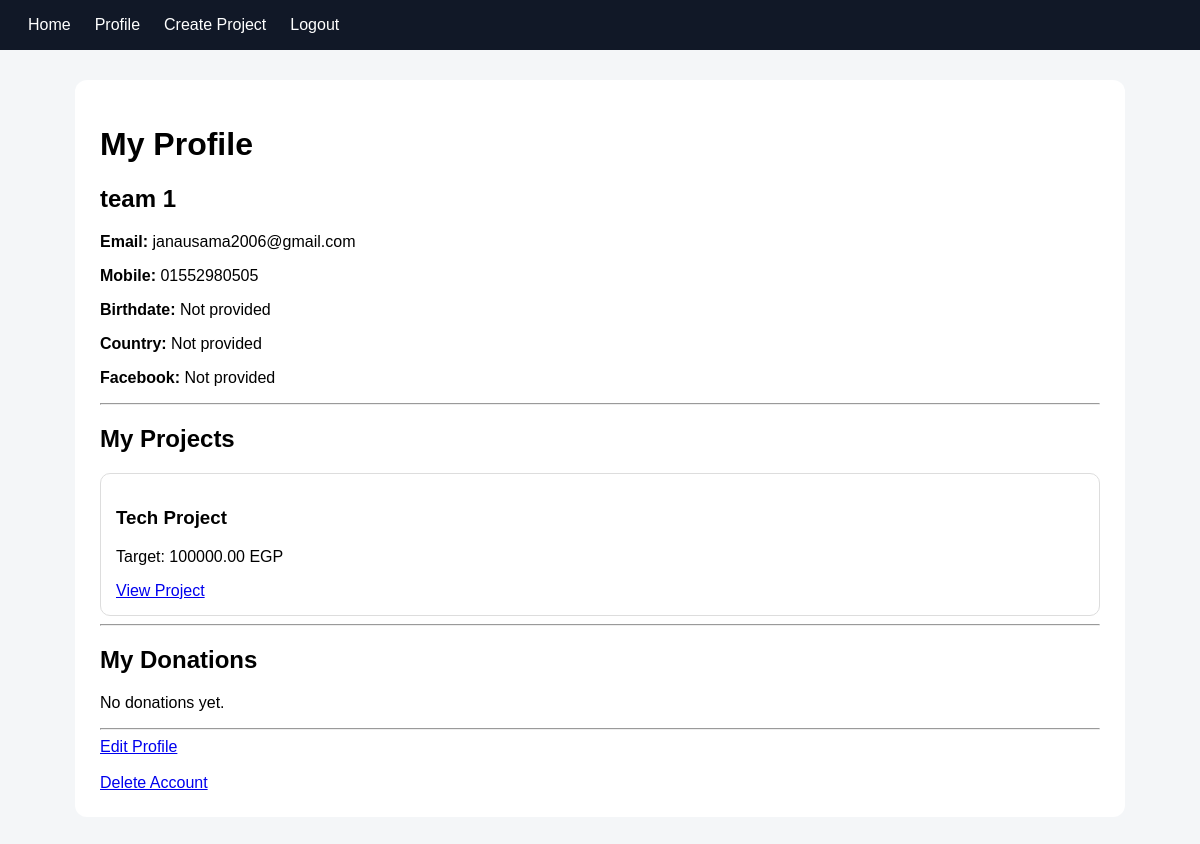
The page /profile/ (signed in) on the database as committed earlier.
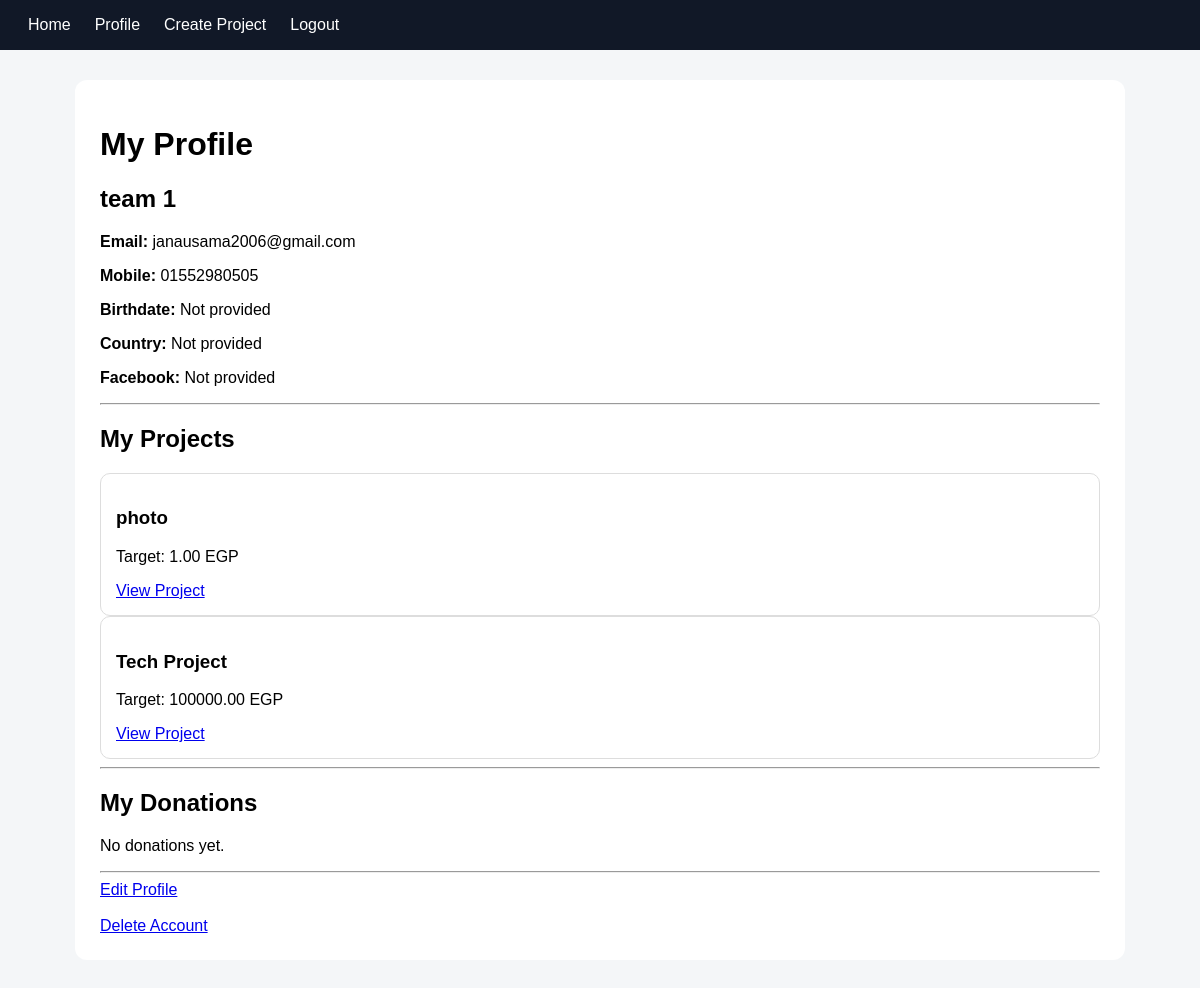
The same page on the database as committed later.
### projects/models.py (models this page shows, shortened)
class Project(models.Model):
 creator=models.ForeignKey(settings.AUTH_USER_MODEL,on_delete=models.CASCADE,related_name='projects')
 title=models.CharField(max_length=200); details=models.TextField(); category=models.ForeignKey(Category,on_delete=models.PROTECT,related_name='projects')
 target=models.DecimalField(max_digits=12,decimal_places=2,validators=[MinValueValidator(1)]); start_time=models.DateTimeField(); end_time=models.DateTimeField(); tags=models.ManyToManyField(Tag,blank=True); featured=models.BooleanField(default=False); cancelled=models.BooleanField(default=False); created_at=models.DateTimeField(auto_now_add=True)

### accounts/views.py (the view)
# urls.py: path("profile/", views.profile_view, name="profile"),
@login_required
def profile_view(request):
    my_projects = (
        request.user.projects
        .all()
        .order_by("-created_at")
    )
    my_donations = (
        Donation.objects
        .filter(user=request.user)
        .select_related("project")
        .order_by("-created_at")
    )
    return render(
        request,
        "accounts/profile.html",
        {
            "user_obj": request.user,
            "my_projects": my_projects,
            "my_donations": my_donations,
        }
    )

### templates/accounts/profile.html (shortened to what this page needs)
{% extends "base.html" %}
{% block content %}
<h1>My Profile</h1>
<h2>{{ user_obj.first_name }} {{ user_obj.last_name }}</h2>
<p><strong>Email:</strong> {{ user_obj.email }}</p>
<p><strong>Mobile:</strong> {{ user_obj.mobile }}</p>
<p><strong>Birthdate:</strong> {{ user_obj.birthdate|default:"Not provided" }}</p>
<p><strong>Country:</strong> {{ user_obj.country|default:"Not provided" }}</p>
<p><strong>Facebook:</strong> {{ user_obj.facebook_profile|default:"Not provided" }}</p>
<hr>
<h2>My Projects</h2>
{% for project in my_projects %}
    <div class="card">
        <h3>{{ project.title }}</h3>
        <p>Target: {{ project.target }} EGP</p>
        <a href="{% url 'project_detail' project.pk %}">
            View Project
        </a>
    </div>
{% empty %}
    <p>No projects yet.</p>
{% endfor %}
<hr>
<h2>My Donations</h2>
{% for donation in my_donations %}
    <div class="card">
        <h3>{{ donation.project.title }}</h3>
        <p>Amount: {{ donation.amount }} EGP</p>
        <a href="{% url 'project_detail' donation.project.pk %}">
            View Project
        </a>
    </div>
{% empty %}
    <p>No donations yet.</p>
{% endfor %}
<hr>
<a href="{% url 'profile_edit' %}">
    Edit Profile
</a>
<br><br>
<a href="{% url 'delete_account' %}">
    Delete Account
</a>
{% endblock %}

Rows that differ between the two databases and show on the page:
added Project: title "photo", target "1.00"
